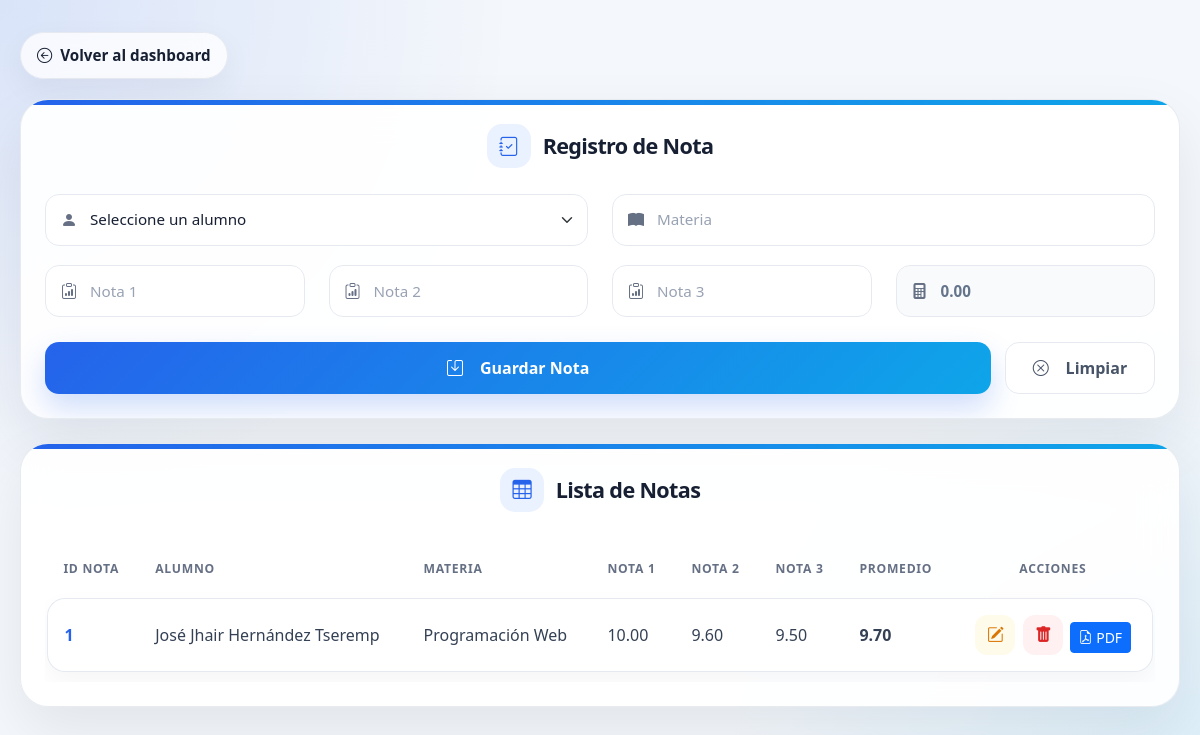
The page /view/notas/formulario.php (signed in) on the database as committed earlier.
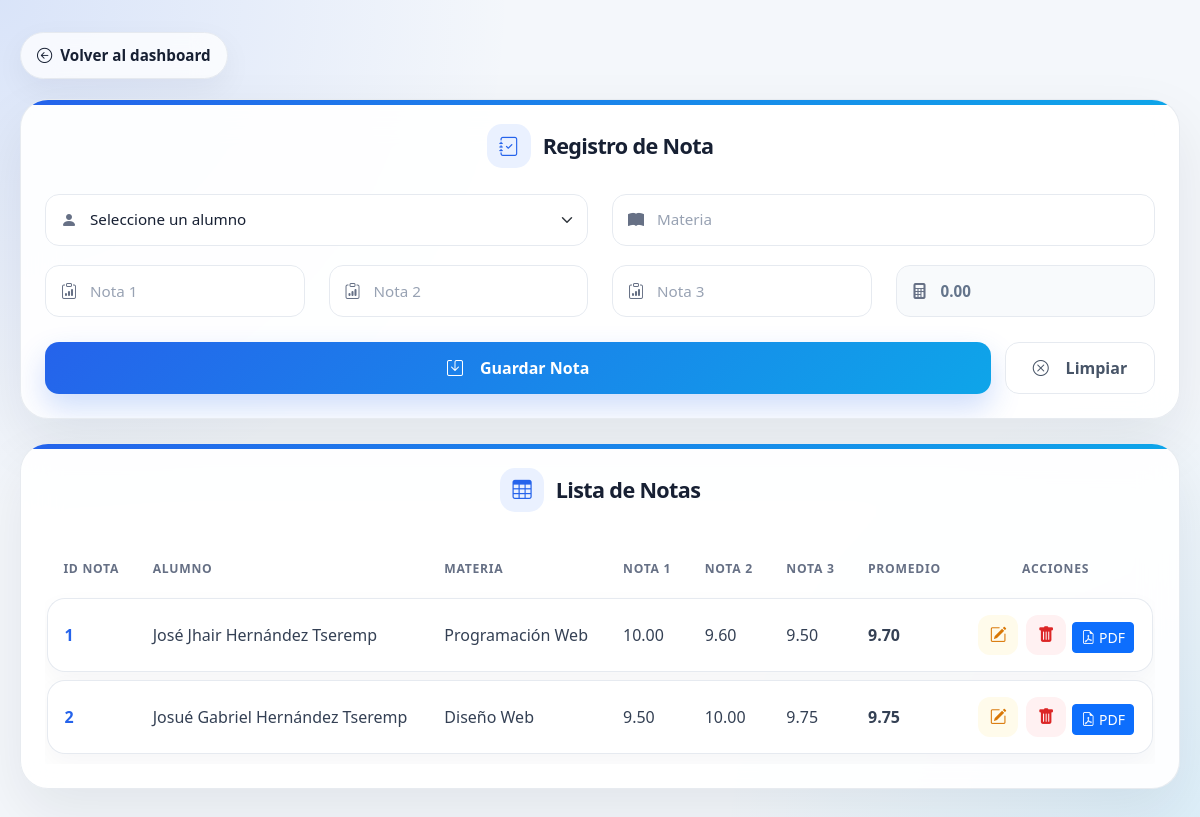
The same page on the database as committed later.
### tables this page shows
CREATE TABLE `notas` (
  `id_nota` int(11) NOT NULL,
  `materia` varchar(60) DEFAULT NULL,
  `nota1` decimal(5,2) DEFAULT NULL,
  `nota2` decimal(5,2) DEFAULT NULL,
  `nota3` decimal(5,2) DEFAULT NULL,
  `npromedio` decimal(5,2) DEFAULT NULL,
  `creado_en` timestamp NOT NULL DEFAULT current_timestamp(),
  `id_alumno` int(11) NOT NULL
);

CREATE TABLE `alumnos` (
  `id_alumno` int(11) NOT NULL,
  `nombres` varchar(60) NOT NULL,
  `apellidos` varchar(60) NOT NULL,
  `correo` varchar(60) NOT NULL,
  `telefono` varchar(20) DEFAULT NULL,
  `estado` varchar(20) DEFAULT NULL,
  `creado_en` timestamp NOT NULL DEFAULT current_timestamp()
);

### config/database.php (called while the page is built)
<?php
class Database{
    public static function connect(){
        return new PDO("mysql:host=localhost;dbname=ecolastico", "root","");
    }
}
?>

### model/Notas.php (called while the page is built, shortened)
<?php
require_once __DIR__ . '/../config/database.php';
class Notas{
    private $db;
    public function __construct()
    {
        $this->db = Database::connect();
    }
    public function obtenerTodos()
    {
        $sql = "SELECT
        notas.id_nota,
        alumnos.id_alumno,
        alumnos.nombres,
        alumnos.apellidos,
        notas.materia,
        notas.nota1,
        notas.nota2,
        notas.nota3,
        notas.npromedio
        FROM notas
        INNER JOIN alumnos ON notas.id_alumno = alumnos.id_alumno";
        $stmt = $this->db->query($sql);
        $stmt->execute();
        return $stmt->fetchAll(PDO::FETCH_ASSOC);
    }
}

### view/notas/formulario.php (the view, shortened to what this page needs)
<?php
require_once '../../model/Notas.php';
$nota = new Notas();
$data = [
    'id_nota' => '',
    'materia' => '',
    'nota1' => '',
    'nota2' => '',
    'nota3' => '',
    'npromedio' => '',
    'id_alumno' => ''
];
$notas = $nota->obtenerTodos();
?>
<!DOCTYPE html>
<html lang="es">
<head>
  <link href="https://cdn.jsdelivr.net/npm/bootstrap@5.3.3/dist/css/bootstrap.min.css" rel="stylesheet">
  <link href="https://cdn.jsdelivr.net/npm/bootstrap-icons@1.10.5/font/bootstrap-icons.css" rel="stylesheet">
</head>
<body>
<div class="main-container">
  <a href="../dashboard/dashboard.php" class="back-link">
    <i class="bi bi-arrow-left-circle"></i> Volver al dashboard
  </a>
  <div class="card-custom">
    <h4 class="title">
      <i class="bi bi-journal-check"></i>
      <?= isset($_GET['id']) ? 'Editar Nota' : 'Registro de Nota' ?>
    </h4>
    <form action="../../controller/NotasController.php" method="POST" onsubmit="calcularPromedio()">
      <div class="row">
        <div class="col-md-6">
          <div class="form-group">
            <i class="bi bi-person-fill"></i>
            <select name="id_alumno" class="form-select" required>
              <option value="">Seleccione un alumno</option>
            </select>
          </div>
        </div>
        <div class="col-md-6">
          <div class="form-group">
            <i class="bi bi-book-fill"></i>
            <input
              type="text"
              name="materia"
              class="form-control"
              placeholder="Materia"
              value="<?= htmlspecialchars($data['materia']) ?>"
              required>
          </div>
        </div>
        <div class="col-md-3">
          <div class="form-group">
            <i class="bi bi-clipboard-data"></i>
            <input
              type="number"
              step="0.01"
              min="0"
              max="100"
              name="nota1"
              id="nota1"
              class="form-control"
              placeholder="Nota 1"
              value="<?= htmlspecialchars($data['nota1']) ?>"
              oninput="calcularPromedio()"
              required>
          </div>
        </div>
        <div class="col-md-3">
          <div class="form-group">
            <i class="bi bi-clipboard-data"></i>
            <input
              type="number"
              step="0.01"
              min="0"
              max="100"
              name="nota2"
              id="nota2"
              class="form-control"
              placeholder="Nota 2"
              value="<?= htmlspecialchars($data['nota2']) ?>"
              oninput="calcularPromedio()"
              required>
          </div>
        </div>
        <div class="col-md-3">
          <div class="form-group">
            <i class="bi bi-clipboard-data"></i>
            <input
              type="number"
              step="0.01"
              min="0"
              max="100"
              name="nota3"
              id="nota3"
              class="form-control"
              placeholder="Nota 3"
              value="<?= htmlspecialchars($data['nota3']) ?>"
              oninput="calcularPromedio()"
              required>
          </div>
        </div>
        <div class="col-md-3">
          <div class="form-group">
            <i class="bi bi-calculator-fill"></i>
            <input
              type="text"
              name="npromedio"
              id="npromedio"
              class="form-control promedio-box"
              placeholder="Promedio"
              value="<?= htmlspecialchars($data['npromedio']) ?>"
              readonly>
          </div>
        </div>
      </div>
      <div class="d-flex gap-2 mt-2">
        <button type="submit" class="btn-save">
          <i class="bi bi-save me-2"></i>
          <?= isset($_GET['id']) ? 'Actualizar Nota' : 'Guardar Nota' ?>
        </button>
        <a href="formulario.php" class="btn btn-outline-secondary btn-clear">
          <i class="bi bi-x-circle me-2"></i>
          Limpiar
        </a>
      </div>
    </form>
  </div>
  <div class="card-custom">
    <h4 class="title">
      <i class="bi bi-table"></i>
      Lista de Notas
    </h4>
    <div class="table-responsive">
      <table class="table table-hover align-middle">
        <thead>
          <tr>
            <th>ID Nota</th>
            <th>Alumno</th>
            <th>Materia</th>
            <th>Nota 1</th>
            <th>Nota 2</th>
            <th>Nota 3</th>
            <th>Promedio</th>
            <th class="text-center">Acciones</th>
          </tr>
        </thead>
        <tbody>
          <?php foreach ($notas as $n): ?>
            <tr>
              <td><?= htmlspecialchars($n['id_nota']) ?></td>
              <td>
                <?= htmlspecialchars($n['nombres'] . ' ' . $n['apellidos']) ?>
              </td>
              <td><?= htmlspecialchars($n['materia']) ?></td>
              <td>
                <?= htmlspecialchars($n['nota1']) ?>
              </td>
              <td>
                <?= htmlspecialchars($n['nota2']) ?>
              </td>
              <td>
                <?= htmlspecialchars($n['nota3']) ?>
              </td>
              <td>
                <span class="promedio-tabla">
                  <?= number_format($n['npromedio'], 2) ?>
                </span>
              </td>
              <td class="text-center">
                <a
                  href="formulario.php?id=<?= htmlspecialchars($n['id_nota']) ?>"
                  class="action-btn edit-btn"
                  title="Editar">
                  <i class="bi bi-pencil-square"></i>
                </a>
                <a
                  href="../../controller/NotasController.php?eliminar=<?= htmlspecialchars($n['id_nota']) ?>"
                  class="action-btn delete-btn"
                  title="Eliminar"
                  onclick="return confirm('¿Está seguro de eliminar esta nota?');">
                  <i class="bi bi-trash-fill"></i>
                </a>
                <a href='../../controller/ReporteNotasController.php?accion=reporte&id=<?= $n['id_nota'] ?>' target='_blank' class='btn btn-sm btn-primary'>
                                 <i class="bi bi-file-earmark-pdf"></i> PDF
                                    </a>
              </td>
            </tr>
          <?php endforeach; ?>
        </tbody>
      </table>
    </div>
  </div>
</div>
</body>
</html>

Rows that differ between the two databases and show on the page:
added notas: id_nota "2", id_alumno.apellidos "Josué Gabriel Hernández Tseremp", materia "Diseño Web", nota1 "9.50", nota2 "10.00", nota3 "9.75", npromedio "9.75"
